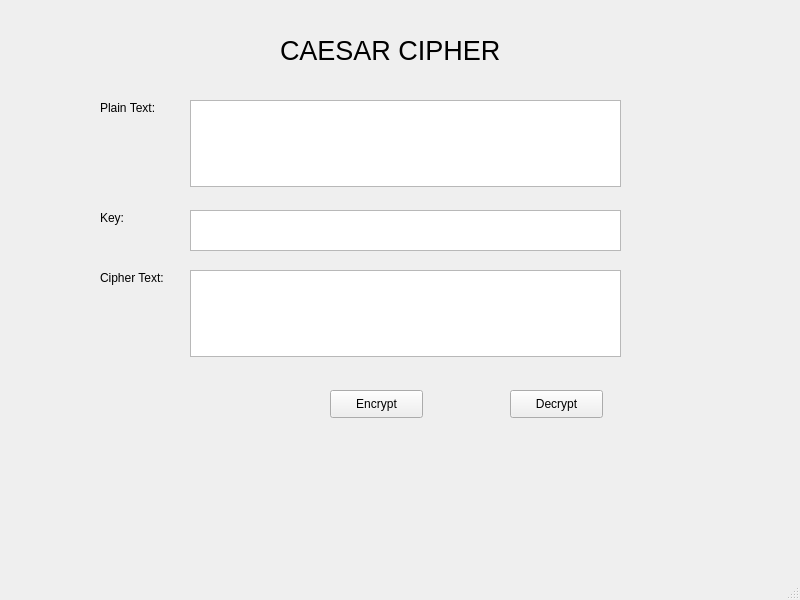
<?xml version="1.0" encoding="UTF-8"?>
<ui version="4.0">
 <class>MainWindow</class>
 <widget class="QMainWindow" name="MainWindow">
  <property name="geometry">
   <rect>
    <x>0</x>
    <y>0</y>
    <width>800</width>
    <height>600</height>
   </rect>
  </property>
  <property name="windowTitle">
   <string>MainWindow</string>
  </property>
  <widget class="QWidget" name="centralwidget">
   <widget class="QPushButton" name="btn_encrypt">
    <property name="geometry">
     <rect>
      <x>330</x>
      <y>390</y>
      <width>93</width>
      <height>28</height>
     </rect>
    </property>
    <property name="text">
     <string>Encrypt</string>
    </property>
   </widget>
   <widget class="QPushButton" name="btn_decrypt">
    <property name="geometry">
     <rect>
      <x>510</x>
      <y>390</y>
      <width>93</width>
      <height>28</height>
     </rect>
    </property>
    <property name="text">
     <string>Decrypt</string>
    </property>
   </widget>
   <widget class="QTextEdit" name="txt_plain_text">
    <property name="geometry">
     <rect>
      <x>190</x>
      <y>100</y>
      <width>431</width>
      <height>87</height>
     </rect>
    </property>
   </widget>
   <widget class="QTextEdit" name="txt_key">
    <property name="geometry">
     <rect>
      <x>190</x>
      <y>210</y>
      <width>431</width>
      <height>41</height>
     </rect>
    </property>
   </widget>
   <widget class="QTextEdit" name="txt_cipher_text">
    <property name="geometry">
     <rect>
      <x>190</x>
      <y>270</y>
      <width>431</width>
      <height>87</height>
     </rect>
    </property>
   </widget>
   <widget class="QLabel" name="label">
    <property name="geometry">
     <rect>
      <x>280</x>
      <y>20</y>
      <width>251</width>
      <height>61</height>
     </rect>
    </property>
    <property name="font">
     <font>
      <pointsize>20</pointsize>
     </font>
    </property>
    <property name="text">
     <string>CAESAR CIPHER</string>
    </property>
   </widget>
   <widget class="QLabel" name="label_2">
    <property name="geometry">
     <rect>
      <x>100</x>
      <y>100</y>
      <width>61</width>
      <height>16</height>
     </rect>
    </property>
    <property name="text">
     <string>Plain Text:</string>
    </property>
   </widget>
   <widget class="QLabel" name="label_3">
    <property name="geometry">
     <rect>
      <x>100</x>
      <y>210</y>
      <width>55</width>
      <height>16</height>
     </rect>
    </property>
    <property name="text">
     <string>Key:</string>
    </property>
   </widget>
   <widget class="QLabel" name="label_4">
    <property name="geometry">
     <rect>
      <x>100</x>
      <y>270</y>
      <width>71</width>
      <height>16</height>
     </rect>
    </property>
    <property name="text">
     <string>Cipher Text:</string>
    </property>
   </widget>
  </widget>
  <widget class="QMenuBar" name="menubar">
   <property name="geometry">
    <rect>
     <x>0</x>
     <y>0</y>
     <width>800</width>
     <height>26</height>
    </rect>
   </property>
  </widget>
  <widget class="QStatusBar" name="statusbar"/>
 </widget>
 <resources/>
 <connections/>
</ui>
